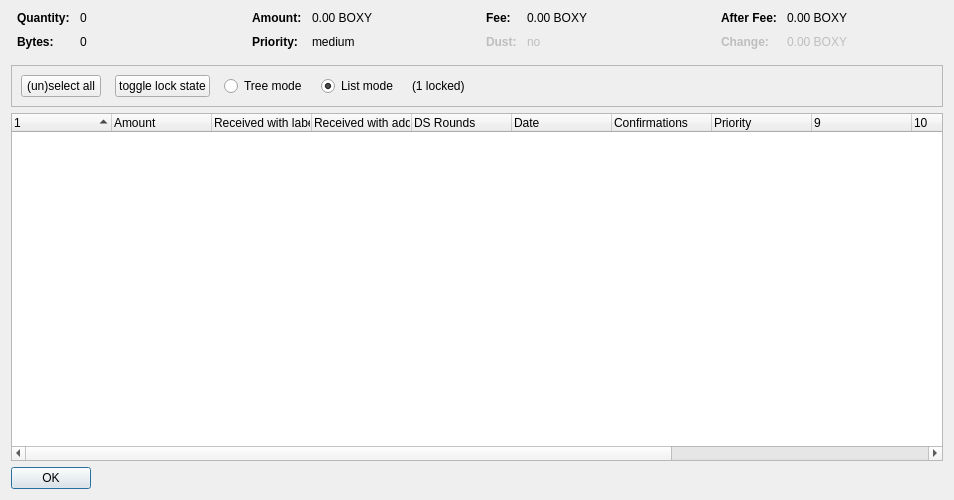
<?xml version="1.0" encoding="UTF-8"?>
<ui version="4.0">
 <class>CoinControlDialog</class>
 <widget class="QDialog" name="CoinControlDialog">
  <property name="geometry">
   <rect>
    <x>0</x>
    <y>0</y>
    <width>954</width>
    <height>500</height>
   </rect>
  </property>
  <property name="windowTitle">
   <string>Coin Selection</string>
  </property>
  <layout class="QVBoxLayout" name="verticalLayout">
   <item>
    <layout class="QHBoxLayout" name="horizontalLayoutTop" stretch="0,0,0,0">
     <property name="topMargin">
      <number>0</number>
     </property>
     <property name="bottomMargin">
      <number>10</number>
     </property>
     <item>
      <layout class="QFormLayout" name="formLayoutCoinControl1">
       <property name="horizontalSpacing">
        <number>10</number>
       </property>
       <property name="verticalSpacing">
        <number>10</number>
       </property>
       <property name="leftMargin">
        <number>6</number>
       </property>
       <property name="rightMargin">
        <number>6</number>
       </property>
       <item row="0" column="0">
        <widget class="QLabel" name="labelCoinControlQuantityText">
         <property name="font">
          <font>
           <weight>75</weight>
           <bold>true</bold>
          </font>
         </property>
         <property name="text">
          <string>Quantity:</string>
         </property>
        </widget>
       </item>
       <item row="0" column="1">
        <widget class="QLabel" name="labelCoinControlQuantity">
         <property name="cursor">
          <cursorShape>IBeamCursor</cursorShape>
         </property>
         <property name="contextMenuPolicy">
          <enum>Qt::ActionsContextMenu</enum>
         </property>
         <property name="text">
          <string notr="true">0</string>
         </property>
         <property name="textInteractionFlags">
          <set>Qt::LinksAccessibleByMouse|Qt::TextSelectableByKeyboard|Qt::TextSelectableByMouse</set>
         </property>
        </widget>
       </item>
       <item row="1" column="0">
        <widget class="QLabel" name="labelCoinControlBytesText">
         <property name="font">
          <font>
           <weight>75</weight>
           <bold>true</bold>
          </font>
         </property>
         <property name="text">
          <string>Bytes:</string>
         </property>
        </widget>
       </item>
       <item row="1" column="1">
        <widget class="QLabel" name="labelCoinControlBytes">
         <property name="cursor">
          <cursorShape>IBeamCursor</cursorShape>
         </property>
         <property name="contextMenuPolicy">
          <enum>Qt::ActionsContextMenu</enum>
         </property>
         <property name="text">
          <string notr="true">0</string>
         </property>
         <property name="textInteractionFlags">
          <set>Qt::LinksAccessibleByMouse|Qt::TextSelectableByKeyboard|Qt::TextSelectableByMouse</set>
         </property>
        </widget>
       </item>
      </layout>
     </item>
     <item>
      <layout class="QFormLayout" name="formLayoutCoinControl2">
       <property name="horizontalSpacing">
        <number>10</number>
       </property>
       <property name="verticalSpacing">
        <number>10</number>
       </property>
       <property name="leftMargin">
        <number>6</number>
       </property>
       <property name="rightMargin">
        <number>6</number>
       </property>
       <item row="0" column="0">
        <widget class="QLabel" name="labelCoinControlAmountText">
         <property name="font">
          <font>
           <weight>75</weight>
           <bold>true</bold>
          </font>
         </property>
         <property name="text">
          <string>Amount:</string>
         </property>
        </widget>
       </item>
       <item row="0" column="1">
        <widget class="QLabel" name="labelCoinControlAmount">
         <property name="cursor">
          <cursorShape>IBeamCursor</cursorShape>
         </property>
         <property name="contextMenuPolicy">
          <enum>Qt::ActionsContextMenu</enum>
         </property>
         <property name="text">
          <string notr="true">0.00 BOXY</string>
         </property>
         <property name="textInteractionFlags">
          <set>Qt::LinksAccessibleByMouse|Qt::TextSelectableByKeyboard|Qt::TextSelectableByMouse</set>
         </property>
        </widget>
       </item>
       <item row="1" column="0">
        <widget class="QLabel" name="labelCoinControlPriorityText">
         <property name="font">
          <font>
           <weight>75</weight>
           <bold>true</bold>
          </font>
         </property>
         <property name="text">
          <string>Priority:</string>
         </property>
        </widget>
       </item>
       <item row="1" column="1">
        <widget class="QLabel" name="labelCoinControlPriority">
         <property name="cursor">
          <cursorShape>IBeamCursor</cursorShape>
         </property>
         <property name="contextMenuPolicy">
          <enum>Qt::ActionsContextMenu</enum>
         </property>
         <property name="text">
          <string>medium</string>
         </property>
         <property name="textInteractionFlags">
          <set>Qt::LinksAccessibleByMouse|Qt::TextSelectableByKeyboard|Qt::TextSelectableByMouse</set>
         </property>
        </widget>
       </item>
      </layout>
     </item>
     <item>
      <layout class="QFormLayout" name="formLayoutCoinControl3">
       <property name="horizontalSpacing">
        <number>10</number>
       </property>
       <property name="verticalSpacing">
        <number>10</number>
       </property>
       <property name="leftMargin">
        <number>6</number>
       </property>
       <property name="rightMargin">
        <number>6</number>
       </property>
       <item row="0" column="0">
        <widget class="QLabel" name="labelCoinControlFeeText">
         <property name="font">
          <font>
           <weight>75</weight>
           <bold>true</bold>
          </font>
         </property>
         <property name="text">
          <string>Fee:</string>
         </property>
        </widget>
       </item>
       <item row="0" column="1">
        <widget class="QLabel" name="labelCoinControlFee">
         <property name="cursor">
          <cursorShape>IBeamCursor</cursorShape>
         </property>
         <property name="contextMenuPolicy">
          <enum>Qt::ActionsContextMenu</enum>
         </property>
         <property name="text">
          <string notr="true">0.00 BOXY</string>
         </property>
         <property name="textInteractionFlags">
          <set>Qt::LinksAccessibleByMouse|Qt::TextSelectableByKeyboard|Qt::TextSelectableByMouse</set>
         </property>
        </widget>
       </item>
       <item row="1" column="0">
        <widget class="QLabel" name="labelCoinControlLowOutputText">
         <property name="enabled">
          <bool>false</bool>
         </property>
         <property name="font">
          <font>
           <weight>75</weight>
           <bold>true</bold>
          </font>
         </property>
         <property name="text">
          <string>Dust:</string>
         </property>
        </widget>
       </item>
       <item row="1" column="1">
        <widget class="QLabel" name="labelCoinControlLowOutput">
         <property name="enabled">
          <bool>false</bool>
         </property>
         <property name="cursor">
          <cursorShape>IBeamCursor</cursorShape>
         </property>
         <property name="contextMenuPolicy">
          <enum>Qt::ActionsContextMenu</enum>
         </property>
         <property name="text">
          <string>no</string>
         </property>
         <property name="textInteractionFlags">
          <set>Qt::LinksAccessibleByMouse|Qt::TextSelectableByKeyboard|Qt::TextSelectableByMouse</set>
         </property>
        </widget>
       </item>
      </layout>
     </item>
     <item>
      <layout class="QFormLayout" name="formLayoutCoinControl4">
       <property name="horizontalSpacing">
        <number>10</number>
       </property>
       <property name="verticalSpacing">
        <number>10</number>
       </property>
       <property name="leftMargin">
        <number>6</number>
       </property>
       <property name="rightMargin">
        <number>6</number>
       </property>
       <item row="0" column="0">
        <widget class="QLabel" name="labelCoinControlAfterFeeText">
         <property name="font">
          <font>
           <weight>75</weight>
           <bold>true</bold>
          </font>
         </property>
         <property name="text">
          <string>After Fee:</string>
         </property>
        </widget>
       </item>
       <item row="0" column="1">
        <widget class="QLabel" name="labelCoinControlAfterFee">
         <property name="cursor">
          <cursorShape>IBeamCursor</cursorShape>
         </property>
         <property name="contextMenuPolicy">
          <enum>Qt::ActionsContextMenu</enum>
         </property>
         <property name="text">
          <string notr="true">0.00 BOXY</string>
         </property>
         <property name="textInteractionFlags">
          <set>Qt::LinksAccessibleByMouse|Qt::TextSelectableByKeyboard|Qt::TextSelectableByMouse</set>
         </property>
        </widget>
       </item>
       <item row="1" column="0">
        <widget class="QLabel" name="labelCoinControlChangeText">
         <property name="enabled">
          <bool>false</bool>
         </property>
         <property name="font">
          <font>
           <weight>75</weight>
           <bold>true</bold>
          </font>
         </property>
         <property name="text">
          <string>Change:</string>
         </property>
        </widget>
       </item>
       <item row="1" column="1">
        <widget class="QLabel" name="labelCoinControlChange">
         <property name="enabled">
          <bool>false</bool>
         </property>
         <property name="cursor">
          <cursorShape>IBeamCursor</cursorShape>
         </property>
         <property name="contextMenuPolicy">
          <enum>Qt::ActionsContextMenu</enum>
         </property>
         <property name="text">
          <string notr="true">0.00 BOXY</string>
         </property>
         <property name="textInteractionFlags">
          <set>Qt::LinksAccessibleByMouse|Qt::TextSelectableByKeyboard|Qt::TextSelectableByMouse</set>
         </property>
        </widget>
       </item>
      </layout>
     </item>
    </layout>
   </item>
   <item>
    <widget class="QFrame" name="frame">
     <property name="minimumSize">
      <size>
       <width>0</width>
       <height>40</height>
      </size>
     </property>
     <property name="frameShape">
      <enum>QFrame::StyledPanel</enum>
     </property>
     <property name="frameShadow">
      <enum>QFrame::Sunken</enum>
     </property>
     <layout class="QHBoxLayout" name="horizontalLayout">
      <item>
       <layout class="QHBoxLayout" name="horizontalLayoutPanel" stretch="0,0,0,0,0,0">
        <property name="spacing">
         <number>14</number>
        </property>
        <item>
         <widget class="QPushButton" name="pushButtonSelectAll">
          <property name="sizePolicy">
           <sizepolicy hsizetype="Maximum" vsizetype="Fixed">
            <horstretch>0</horstretch>
            <verstretch>0</verstretch>
           </sizepolicy>
          </property>
          <property name="text">
           <string>(un)select all</string>
          </property>
          <property name="autoDefault">
           <bool>false</bool>
          </property>
         </widget>
        </item>
        <item>
         <widget class="QPushButton" name="pushButtonToggleLock">
          <property name="sizePolicy">
           <sizepolicy hsizetype="Maximum" vsizetype="Fixed">
            <horstretch>0</horstretch>
            <verstretch>0</verstretch>
           </sizepolicy>
          </property>
          <property name="text">
           <string>toggle lock state</string>
          </property>
          <property name="autoDefault">
           <bool>false</bool>
          </property>
         </widget>
        </item>
        <item>
         <widget class="QRadioButton" name="radioTreeMode">
          <property name="sizePolicy">
           <sizepolicy hsizetype="Maximum" vsizetype="Fixed">
            <horstretch>0</horstretch>
            <verstretch>0</verstretch>
           </sizepolicy>
          </property>
          <property name="text">
           <string>Tree mode</string>
          </property>
         </widget>
        </item>
        <item>
         <widget class="QRadioButton" name="radioListMode">
          <property name="sizePolicy">
           <sizepolicy hsizetype="Maximum" vsizetype="Fixed">
            <horstretch>0</horstretch>
            <verstretch>0</verstretch>
           </sizepolicy>
          </property>
          <property name="text">
           <string>List mode</string>
          </property>
          <property name="checked">
           <bool>true</bool>
          </property>
         </widget>
        </item>
        <item>
         <widget class="QLabel" name="labelLocked">
          <property name="text">
           <string>(1 locked)</string>
          </property>
         </widget>
        </item>
        <item>
         <spacer name="horizontalSpacer">
          <property name="orientation">
           <enum>Qt::Horizontal</enum>
          </property>
          <property name="sizeHint" stdset="0">
           <size>
            <width>40</width>
            <height>20</height>
           </size>
          </property>
         </spacer>
        </item>
       </layout>
      </item>
     </layout>
    </widget>
   </item>
   <item>
    <widget class="CoinControlTreeWidget" name="treeWidget">
     <property name="contextMenuPolicy">
      <enum>Qt::CustomContextMenu</enum>
     </property>
     <property name="sortingEnabled">
      <bool>false</bool>
     </property>
     <property name="columnCount">
      <number>13</number>
     </property>
     <attribute name="headerShowSortIndicator" stdset="0">
      <bool>true</bool>
     </attribute>
     <attribute name="headerStretchLastSection">
      <bool>false</bool>
     </attribute>
     <column>
      <property name="text">
       <string/>
      </property>
     </column>
     <column>
      <property name="text">
       <string>Amount</string>
      </property>
     </column>
     <column>
      <property name="text">
       <string>Received with label</string>
      </property>
     </column>
     <column>
      <property name="text">
       <string>Received with address</string>
      </property>
     </column>
     <column>
      <property name="text">
       <string>DS Rounds</string>
      </property>
     </column>
     <column>
      <property name="text">
       <string>Date</string>
      </property>
     </column>
     <column>
      <property name="text">
       <string>Confirmations</string>
      </property>
      <property name="toolTip">
       <string>Confirmed</string>
      </property>
     </column>
     <column>
      <property name="text">
       <string>Priority</string>
      </property>
     </column>
     <column>
      <property name="text">
       <string/>
      </property>
     </column>
     <column>
      <property name="text">
       <string/>
      </property>
     </column>
     <column>
      <property name="text">
       <string/>
      </property>
     </column>
     <column>
      <property name="text">
       <string/>
      </property>
     </column>
     <column>
      <property name="text">
       <string/>
      </property>
     </column>
    </widget>
   </item>
   <item>
    <widget class="QDialogButtonBox" name="buttonBox">
     <property name="sizePolicy">
      <sizepolicy hsizetype="Maximum" vsizetype="Fixed">
       <horstretch>0</horstretch>
       <verstretch>0</verstretch>
      </sizepolicy>
     </property>
     <property name="orientation">
      <enum>Qt::Horizontal</enum>
     </property>
     <property name="standardButtons">
      <set>QDialogButtonBox::Ok</set>
     </property>
    </widget>
   </item>
  </layout>
 </widget>
 <customwidgets>
  <customwidget>
   <class>CoinControlTreeWidget</class>
   <extends>QTreeWidget</extends>
   <header>coincontroltreewidget.h</header>
  </customwidget>
 </customwidgets>
 <resources/>
 <connections/>
</ui>
